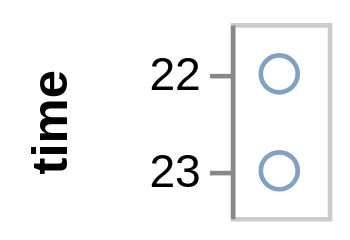

Write the Vega-Lite specification saved for this chart.
### Vega specification from a JSON file in a GitHub repository (floating-point values rounded to 4 significant figures)
{"$schema": "https://vega.github.io/schema/vega/v3.0.json", "description": "Google's stock price over time.", "autosize": "pad", "padding": 5, "encode": {"update": {"stroke": {"value": "#ccc"}, "fill": {"value": "transparent"}}}, "data": [{"name": "source_0", "values": [{"date": "10 Oct 2011 22:48:00"}, {"date": "11 Oct 2022 23:00:00"}]}, {"name": "data_0", "source": "source_0", "transform": [{"type": "formula", "expr": "toDate(datum[\"date\"])", "as": "date"}, {"type": "formula", "as": "hours_date", "expr": "datetime(0, 0, 1, hours(datum[\"date\"]), 0, 0, 0)"}]}], "signals": [{"name": "width", "update": "21"}, {"name": "y_step", "value": 21}, {"name": "height", "update": "bandspace(domain('y').length, 1, 0.5) * y_step"}], "marks": [{"name": "marks", "type": "symbol", "role": "point", "from": {"data": "data_0"}, "encode": {"update": {"x": {"value": 10.5}, "y": {"scale": "y", "field": "hours_date"}, "stroke": {"value": "#4c78a8"}, "fill": {"value": "transparent"}, "opacity": {"value": 0.7}}}}], "scales": [{"name": "y", "type": "point", "domain": {"data": "data_0", "field": "hours_date", "sort": true}, "range": {"step": {"signal": "y_step"}}, "round": true, "padding": 0.5}], "axes": [{"title": "time", "scale": "y", "labelOverlap": true, "orient": "left", "zindex": 1, "encode": {"labels": {"update": {"text": {"signal": "timeFormat(datum.value, '%H')"}}}}}], "config": {"axis": {"minExtent": 30}}}
